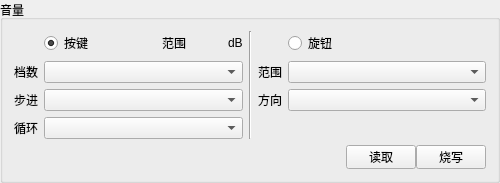
                   <widget class="QGroupBox" name="groupBox_14">
                    <property name="sizePolicy">
                     <sizepolicy hsizetype="Fixed" vsizetype="Fixed">
                      <horstretch>0</horstretch>
                      <verstretch>0</verstretch>
                     </sizepolicy>
                    </property>
                    <property name="minimumSize">
                     <size>
                      <width>500</width>
                      <height>0</height>
                     </size>
                    </property>
                    <property name="title">
                     <string>音量</string>
                    </property>
                    <layout class="QVBoxLayout" name="verticalLayout_22">
                     <item>
                      <layout class="QHBoxLayout" name="horizontalLayout_20">
                       <item>
                        <layout class="QGridLayout" name="gridLayout_5">
                         <item row="2" column="1">
                          <widget class="QComboBox" name="VolumeKeyStallNumComBox"/>
                         </item>
                         <item row="3" column="0">
                          <widget class="QLabel" name="label_86">
                           <property name="sizePolicy">
                            <sizepolicy hsizetype="Fixed" vsizetype="Preferred">
                             <horstretch>0</horstretch>
                             <verstretch>0</verstretch>
                            </sizepolicy>
                           </property>
                           <property name="text">
                            <string>步进</string>
                           </property>
                          </widget>
                         </item>
                         <item row="5" column="1">
                          <widget class="QComboBox" name="VolumeKeyCyCleComBox"/>
                         </item>
                         <item row="3" column="1">
                          <widget class="QComboBox" name="VolumeKeyStepComBox">
                           <property name="sizePolicy">
                            <sizepolicy hsizetype="Expanding" vsizetype="Fixed">
                             <horstretch>0</horstretch>
                             <verstretch>0</verstretch>
                            </sizepolicy>
                           </property>
                          </widget>
                         </item>
                         <item row="2" column="0">
                          <widget class="QLabel" name="label_88">
                           <property name="text">
                            <string>档数</string>
                           </property>
                          </widget>
                         </item>
                         <item row="1" column="1">
                          <layout class="QHBoxLayout" name="horizontalLayout_38">
                           <item>
                            <widget class="QRadioButton" name="VolumeKeyModeRadioBtn">
                             <property name="sizePolicy">
                              <sizepolicy hsizetype="Fixed" vsizetype="Fixed">
                               <horstretch>0</horstretch>
                               <verstretch>0</verstretch>
                              </sizepolicy>
                             </property>
                             <property name="text">
                              <string>按键</string>
                             </property>
                             <property name="checked">
                              <bool>true</bool>
                             </property>
                            </widget>
                           </item>
                           <item>
                            <widget class="QLabel" name="label_49">
                             <property name="sizePolicy">
                              <sizepolicy hsizetype="Expanding" vsizetype="Preferred">
                               <horstretch>0</horstretch>
                               <verstretch>0</verstretch>
                              </sizepolicy>
                             </property>
                             <property name="text">
                              <string>范围</string>
                             </property>
                             <property name="alignment">
                              <set>Qt::AlignRight|Qt::AlignTrailing|Qt::AlignVCenter</set>
                             </property>
                            </widget>
                           </item>
                           <item>
                            <widget class="QLabel" name="VolumeKeyModeShowRangeLabel">
                             <property name="minimumSize">
                              <size>
                               <width>30</width>
                               <height>0</height>
                              </size>
                             </property>
                             <property name="text">
                              <string/>
                             </property>
                             <property name="alignment">
                              <set>Qt::AlignLeading|Qt::AlignLeft|Qt::AlignVCenter</set>
                             </property>
                            </widget>
                           </item>
                           <item>
                            <widget class="QLabel" name="label_94">
                             <property name="sizePolicy">
                              <sizepolicy hsizetype="Fixed" vsizetype="Preferred">
                               <horstretch>0</horstretch>
                               <verstretch>0</verstretch>
                              </sizepolicy>
                             </property>
                             <property name="text">
                              <string>dB</string>
                             </property>
                            </widget>
                           </item>
                          </layout>
                         </item>
                         <item row="5" column="0">
                          <widget class="QLabel" name="label_83">
                           <property name="text">
                            <string>循环</string>
                           </property>
                          </widget>
                         </item>
                        </layout>
                       </item>
                       <item>
                        <widget class="Line" name="line_10">
                         <property name="orientation">
                          <enum>Qt::Vertical</enum>
                         </property>
                        </widget>
                       </item>
                       <item>
                        <layout class="QGridLayout" name="gridLayout_19">
                         <item row="3" column="0">
                          <widget class="QLabel" name="label_12">
                           <property name="text">
                            <string/>
                           </property>
                          </widget>
                         </item>
                         <item row="2" column="0">
                          <widget class="QLabel" name="label_84">
                           <property name="text">
                            <string>方向</string>
                           </property>
                          </widget>
                         </item>
                         <item row="0" column="1">
                          <widget class="QRadioButton" name="VolumeKnobModeRadioBtn">
                           <property name="text">
                            <string>旋钮</string>
                           </property>
                          </widget>
                         </item>
                         <item row="1" column="1">
                          <widget class="QComboBox" name="VolumeKnobRangeComBox"/>
                         </item>
                         <item row="2" column="1">
                          <widget class="QComboBox" name="VolumeKnobDirectionComBox">
                           <property name="sizePolicy">
                            <sizepolicy hsizetype="Expanding" vsizetype="Fixed">
                             <horstretch>0</horstretch>
                             <verstretch>0</verstretch>
                            </sizepolicy>
                           </property>
                          </widget>
                         </item>
                         <item row="1" column="0">
                          <widget class="QLabel" name="label_85">
                           <property name="text">
                            <string>范围</string>
                           </property>
                          </widget>
                         </item>
                        </layout>
                       </item>
                      </layout>
                     </item>
                     <item>
                      <widget class="QWidget" name="VloumeWidget" native="true">
                       <layout class="QVBoxLayout" name="verticalLayout_53">
                        <property name="spacing">
                         <number>0</number>
                        </property>
                        <property name="leftMargin">
                         <number>0</number>
                        </property>
                        <property name="topMargin">
                         <number>0</number>
                        </property>
                        <property name="rightMargin">
                         <number>0</number>
                        </property>
                        <property name="bottomMargin">
                         <number>0</number>
                        </property>
                        <item>
                         <layout class="QGridLayout" name="gridLayout_20">
                          <item row="0" column="0">
                           <spacer name="horizontalSpacer_16">
                            <property name="orientation">
                             <enum>Qt::Horizontal</enum>
                            </property>
                            <property name="sizeHint" stdset="0">
                             <size>
                              <width>40</width>
                              <height>20</height>
                             </size>
                            </property>
                           </spacer>
                          </item>
                          <item row="0" column="2">
                           <widget class="QPushButton" name="VolumeWirteDataBtn">
                            <property name="sizePolicy">
                             <sizepolicy hsizetype="Fixed" vsizetype="Fixed">
                              <horstretch>0</horstretch>
                              <verstretch>0</verstretch>
                             </sizepolicy>
                            </property>
                            <property name="maximumSize">
                             <size>
                              <width>70</width>
                              <height>24</height>
                             </size>
                            </property>
                            <property name="text">
                             <string>烧写</string>
                            </property>
                           </widget>
                          </item>
                          <item row="0" column="1">
                           <widget class="QPushButton" name="VolumeReadDataBtn">
                            <property name="sizePolicy">
                             <sizepolicy hsizetype="Fixed" vsizetype="Fixed">
                              <horstretch>0</horstretch>
                              <verstretch>0</verstretch>
                             </sizepolicy>
                            </property>
                            <property name="maximumSize">
                             <size>
                              <width>70</width>
                              <height>24</height>
                             </size>
                            </property>
                            <property name="text">
                             <string>读取</string>
                            </property>
                           </widget>
                          </item>
                         </layout>
                        </item>
                       </layout>
                      </widget>
                     </item>
                    </layout>
                   </widget>
